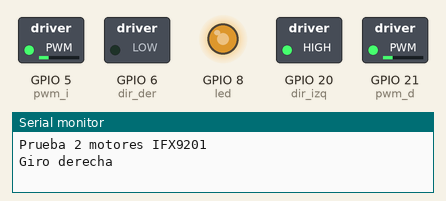
Recording of a sketch running on a simulated ESP32-C3. Parts: switched loads named in the sketch (green lamp = pin HIGH), output pins drawn as LEDs (lit = HIGH), the last lines printed to the serial monitor.

Above: at 0.05 s.
At 0.45 s:
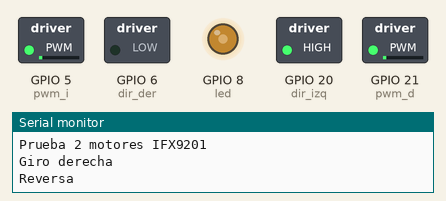
At 0.85 s:
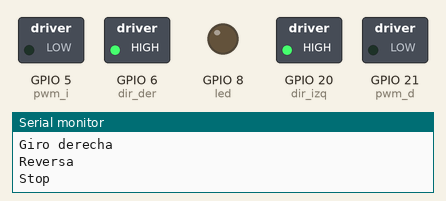
Timing chart, 0 to 3.0 s (numbered marks = the images above):
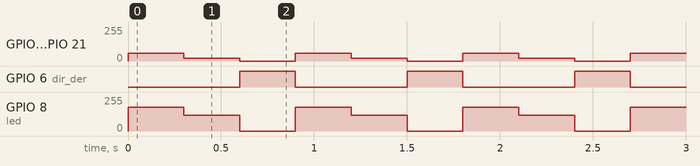

The sketch:

Motores.ino
```cpp
//PROGRAMA PARA PROBAR MOTORES

// ===== Pines ESP32-C3 =====
const int dir_izq = 20;
const int pwm_i   = 5; // OG 21

const int dir_der = 6;
const int pwm_d   = 21; // OG 5

const int led = 8;


// ===== Función motores =====
void motores(int izq, int der){

  // IZQUIERDO
  if(izq >= 0){
    digitalWrite(dir_izq, HIGH);
  } else {
    digitalWrite(dir_izq, LOW);
    izq = -izq;
  }
  ledcWrite(pwm_i, constrain(izq, 0, 187)); // 187 = 6V con batería totalmente cargada.

  // DERECHO
  if(der >= 0){
    digitalWrite(dir_der, HIGH);
  } else {
    digitalWrite(dir_der, LOW);
    der = -der;
  }
  ledcWrite(pwm_d, constrain(der, 0, 187));
}


// ===== Setup =====
void setup(){
  Serial.begin(115200);

  pinMode(dir_izq, OUTPUT);
  pinMode(dir_der, OUTPUT);

  // PWM (API nueva ESP32)
  ledcAttach(pwm_i, 1000, 8);   // 2 kHz
  ledcAttach(pwm_d, 1000, 8);
  ledcAttach(led,   5000, 8);

  motores(0,0);

  Serial.println("Prueba 2 motores IFX9201");
}


// ===== Loop =====
void loop(){

  // Serial.println("Ambos adelante suave");
  // motores(100, 100);
  // ledcWrite(led, 80);
  // delay(3000);


  // Serial.println("Ambos adelante fuerte");
  // motores(80, 80); // 100 -> 7.02, 110 -> 7.16, 150 -> 7.64,50 -> 6.22
  // ledcWrite(led, 200);
  // delay(3000);

  Serial.println("Giro derecha");
  motores(60, -60);
  ledcWrite(led, 180);
   delay(300);

  // Serial.println("Giro izquierda");
  // motores(40, 40);
  // ledcWrite(led, 180);
  // delay(300);

  Serial.println("Reversa");
  motores(20, -20);
  ledcWrite(led, 120);
  delay(300);

  Serial.println("Stop");
  motores(0, 0);
  ledcWrite(led, 0);
  delay(300);
}
```

Measured:
- by itself, GPIO 5 (pwm_i), GPIO 21 (pwm_d): repeats every 0.90 s: 20/255 0.30 s, 0/255 0.30 s, 60/255 0.30 s
- by itself, GPIO 6 (dir_der): alternates HIGH for 0.30 s and LOW for 0.60 s
- by itself, GPIO 8 (led): repeats every 0.90 s: 120/255 0.30 s, 0/255 0.30 s, 179/255 0.30 s
